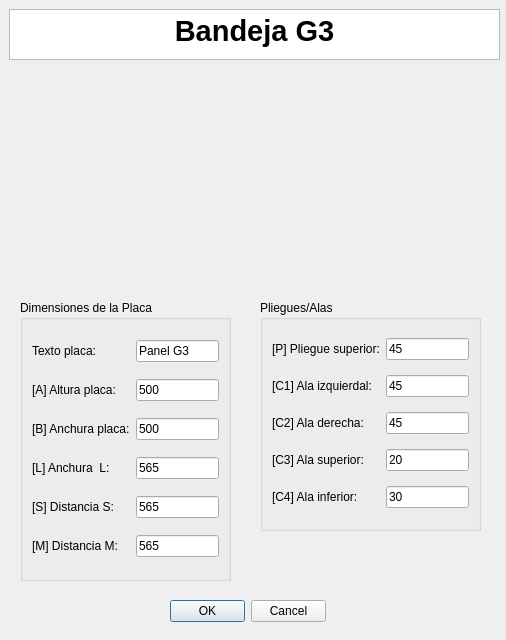
<?xml version="1.0" encoding="UTF-8"?>
<ui version="4.0">
 <class>MyPositionDialog</class>
 <widget class="QDialog" name="MyPositionDialog">
  <property name="geometry">
   <rect>
    <x>0</x>
    <y>0</y>
    <width>506</width>
    <height>640</height>
   </rect>
  </property>
  <property name="windowTitle">
   <string>Enter Position</string>
  </property>
  <property name="whatsThis">
   <string>&lt;html&gt;&lt;head/&gt;&lt;body&gt;&lt;p&gt;Esta ventana de KSDpanel te permite introducir todas las medidas correspondientes del panel seleccionado.&lt;/p&gt;&lt;p&gt;Recuerda que todas las medidas deben de ir en milimetros (mm).&lt;/p&gt;&lt;/body&gt;&lt;/html&gt;</string>
  </property>
  <widget class="QDialogButtonBox" name="buttonBox">
   <property name="geometry">
    <rect>
     <x>170</x>
     <y>600</y>
     <width>156</width>
     <height>23</height>
    </rect>
   </property>
   <property name="orientation">
    <enum>Qt::Horizontal</enum>
   </property>
   <property name="standardButtons">
    <set>QDialogButtonBox::Cancel|QDialogButtonBox::Ok</set>
   </property>
  </widget>
  <widget class="QTextBrowser" name="textBrowser">
   <property name="geometry">
    <rect>
     <x>9</x>
     <y>9</y>
     <width>491</width>
     <height>51</height>
    </rect>
   </property>
   <property name="html">
    <string>&lt;!DOCTYPE HTML PUBLIC &quot;-//W3C//DTD HTML 4.0//EN&quot; &quot;http://www.w3.org/TR/REC-html40/strict.dtd&quot;&gt;
&lt;html&gt;&lt;head&gt;&lt;meta name=&quot;qrichtext&quot; content=&quot;1&quot; /&gt;&lt;style type=&quot;text/css&quot;&gt;
p, li { white-space: pre-wrap; }
&lt;/style&gt;&lt;/head&gt;&lt;body style=&quot; font-family:'MS Shell Dlg 2'; font-size:8.25pt; font-weight:400; font-style:normal;&quot;&gt;
&lt;p align=&quot;center&quot; style=&quot; margin-top:0px; margin-bottom:0px; margin-left:0px; margin-right:0px; -qt-block-indent:0; text-indent:0px;&quot;&gt;&lt;span style=&quot; font-size:22pt; font-weight:600;&quot;&gt;Bandeja G3&lt;/span&gt;&lt;/p&gt;&lt;/body&gt;&lt;/html&gt;</string>
   </property>
  </widget>
  <widget class="QGroupBox" name="groupBox_2">
   <property name="geometry">
    <rect>
     <x>260</x>
     <y>300</y>
     <width>221</width>
     <height>231</height>
    </rect>
   </property>
   <property name="styleSheet">
    <string notr="true">font: 10pt &quot;MS Shell Dlg 2&quot;;</string>
   </property>
   <property name="title">
    <string>Pliegues/Alas</string>
   </property>
   <layout class="QGridLayout" name="gridLayout_2">
    <item row="5" column="0">
     <widget class="QLabel" name="label_11">
      <property name="text">
       <string>[C3] Ala superior:</string>
      </property>
     </widget>
    </item>
    <item row="6" column="0">
     <widget class="QLabel" name="label_12">
      <property name="text">
       <string>[C4] Ala inferior:</string>
      </property>
     </widget>
    </item>
    <item row="0" column="0">
     <widget class="QLabel" name="label_13">
      <property name="text">
       <string>[P] Pliegue superior:</string>
      </property>
     </widget>
    </item>
    <item row="2" column="0">
     <widget class="QLabel" name="label_9">
      <property name="text">
       <string>[C1] Ala izquierdal:</string>
      </property>
     </widget>
    </item>
    <item row="0" column="1">
     <widget class="QLineEdit" name="pliegueSuperiorUI">
      <property name="text">
       <string>45</string>
      </property>
     </widget>
    </item>
    <item row="6" column="1">
     <widget class="QLineEdit" name="alaInferiorUI">
      <property name="text">
       <string>30</string>
      </property>
     </widget>
    </item>
    <item row="2" column="1">
     <widget class="QLineEdit" name="alaIzquierdaUI">
      <property name="text">
       <string>45</string>
      </property>
     </widget>
    </item>
    <item row="5" column="1">
     <widget class="QLineEdit" name="alaSuperiorUI">
      <property name="text">
       <string>20</string>
      </property>
     </widget>
    </item>
    <item row="4" column="0">
     <widget class="QLabel" name="label_14">
      <property name="text">
       <string>[C2] Ala derecha:</string>
      </property>
     </widget>
    </item>
    <item row="4" column="1">
     <widget class="QLineEdit" name="alaDerechaUI">
      <property name="text">
       <string>45</string>
      </property>
     </widget>
    </item>
   </layout>
  </widget>
  <widget class="QLabel" name="imagenPanelUI">
   <property name="geometry">
    <rect>
     <x>80</x>
     <y>70</y>
     <width>331</width>
     <height>221</height>
    </rect>
   </property>
   <property name="text">
    <string/>
   </property>
   <property name="pixmap">
    <pixmap>../imagenes/REF_006cotas.jpg</pixmap>
   </property>
   <property name="scaledContents">
    <bool>true</bool>
   </property>
   <property name="wordWrap">
    <bool>false</bool>
   </property>
   <property name="margin">
    <number>0</number>
   </property>
   <property name="openExternalLinks">
    <bool>false</bool>
   </property>
  </widget>
  <widget class="QGroupBox" name="groupBox_3">
   <property name="geometry">
    <rect>
     <x>20</x>
     <y>300</y>
     <width>211</width>
     <height>281</height>
    </rect>
   </property>
   <property name="styleSheet">
    <string notr="true">font: 10pt &quot;MS Shell Dlg 2&quot;;</string>
   </property>
   <property name="title">
    <string>Dimensiones de la Placa</string>
   </property>
   <layout class="QGridLayout" name="gridLayout_3">
    <item row="2" column="0">
     <widget class="QLabel" name="label_4">
      <property name="text">
       <string>[B] Anchura placa:</string>
      </property>
     </widget>
    </item>
    <item row="3" column="0">
     <widget class="QLabel" name="label_26">
      <property name="text">
       <string>[L] Anchura  L:</string>
      </property>
     </widget>
    </item>
    <item row="5" column="1">
     <widget class="QLineEdit" name="margenSUI">
      <property name="text">
       <string>565</string>
      </property>
     </widget>
    </item>
    <item row="1" column="1">
     <widget class="QLineEdit" name="alturaPlacaUI">
      <property name="text">
       <string>500</string>
      </property>
     </widget>
    </item>
    <item row="3" column="1">
     <widget class="QLineEdit" name="margenLUI">
      <property name="text">
       <string>565</string>
      </property>
     </widget>
    </item>
    <item row="0" column="1">
     <widget class="QLineEdit" name="textoDescriptivoA0UI">
      <property name="text">
       <string>Panel G3</string>
      </property>
     </widget>
    </item>
    <item row="1" column="0">
     <widget class="QLabel" name="label_8">
      <property name="text">
       <string>[A] Altura placa:</string>
      </property>
     </widget>
    </item>
    <item row="0" column="0">
     <widget class="QLabel" name="label">
      <property name="text">
       <string>Texto placa:</string>
      </property>
     </widget>
    </item>
    <item row="5" column="0">
     <widget class="QLabel" name="label_27">
      <property name="text">
       <string>[S] Distancia S:</string>
      </property>
     </widget>
    </item>
    <item row="2" column="1">
     <widget class="QLineEdit" name="anchuraPlacaUI">
      <property name="text">
       <string>500</string>
      </property>
     </widget>
    </item>
    <item row="6" column="1">
     <widget class="QLineEdit" name="margenMUI">
      <property name="text">
       <string>565</string>
      </property>
     </widget>
    </item>
    <item row="6" column="0">
     <widget class="QLabel" name="label_28">
      <property name="text">
       <string>[M] Distancia M:</string>
      </property>
     </widget>
    </item>
   </layout>
  </widget>
  <zorder>groupBox_2</zorder>
  <zorder>buttonBox</zorder>
  <zorder>textBrowser</zorder>
  <zorder>imagenPanelUI</zorder>
  <zorder>groupBox_3</zorder>
 </widget>
 <resources/>
 <connections>
  <connection>
   <sender>buttonBox</sender>
   <signal>accepted()</signal>
   <receiver>MyPositionDialog</receiver>
   <slot>accept()</slot>
   <hints>
    <hint type="sourcelabel">
     <x>248</x>
     <y>254</y>
    </hint>
    <hint type="destinationlabel">
     <x>157</x>
     <y>274</y>
    </hint>
   </hints>
  </connection>
  <connection>
   <sender>buttonBox</sender>
   <signal>rejected()</signal>
   <receiver>MyPositionDialog</receiver>
   <slot>reject()</slot>
   <hints>
    <hint type="sourcelabel">
     <x>316</x>
     <y>260</y>
    </hint>
    <hint type="destinationlabel">
     <x>286</x>
     <y>274</y>
    </hint>
   </hints>
  </connection>
 </connections>
</ui>
